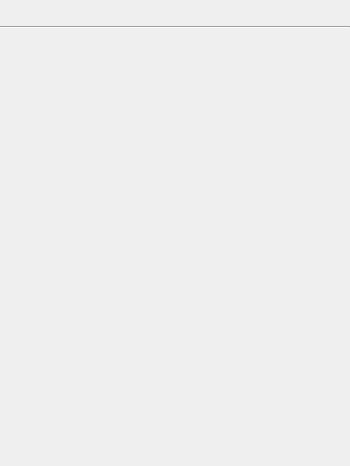
<?xml version="1.0" encoding="UTF-8"?>
<ui version="4.0">
 <class>TimeInspectorWidget</class>
 <widget class="QWidget" name="TimeInspectorWidget">
  <property name="geometry">
   <rect>
    <x>0</x>
    <y>0</y>
    <width>350</width>
    <height>466</height>
   </rect>
  </property>
  <property name="sizePolicy">
   <sizepolicy hsizetype="MinimumExpanding" vsizetype="Preferred">
    <horstretch>0</horstretch>
    <verstretch>0</verstretch>
   </sizepolicy>
  </property>
  <property name="minimumSize">
   <size>
    <width>350</width>
    <height>0</height>
   </size>
  </property>
  <property name="windowTitle">
   <string>Form</string>
  </property>
  <layout class="QVBoxLayout" name="verticalLayout" stretch="0,0,1">
   <property name="margin">
    <number>0</number>
   </property>
   <item>
    <layout class="QHBoxLayout" name="horizontalLayout" stretch="0,0,1">
     <item>
      <widget class="pqVCRToolbar" name="VCR" native="true">
       <property name="minimumSize">
        <size>
         <width>20</width>
         <height>0</height>
        </size>
       </property>
      </widget>
     </item>
     <item>
      <widget class="pqAnimationTimeWidget" name="AnimationTimeWidget" native="true">
       <property name="minimumSize">
        <size>
         <width>20</width>
         <height>0</height>
        </size>
       </property>
      </widget>
     </item>
     <item>
      <spacer name="horizontalSpacer_2">
       <property name="orientation">
        <enum>Qt::Horizontal</enum>
       </property>
       <property name="sizeHint" stdset="0">
        <size>
         <width>0</width>
         <height>20</height>
        </size>
       </property>
      </spacer>
     </item>
    </layout>
   </item>
   <item>
    <widget class="Line" name="line">
     <property name="orientation">
      <enum>Qt::Horizontal</enum>
     </property>
    </widget>
   </item>
   <item>
    <widget class="pqAnimationWidget" name="AnimationWidget" native="true">
     <property name="sizePolicy">
      <sizepolicy hsizetype="MinimumExpanding" vsizetype="Preferred">
       <horstretch>0</horstretch>
       <verstretch>0</verstretch>
      </sizepolicy>
     </property>
    </widget>
   </item>
  </layout>
 </widget>
 <customwidgets>
  <customwidget>
   <class>pqAnimationWidget</class>
   <extends>QWidget</extends>
   <header>pqAnimationWidget.h</header>
   <container>1</container>
  </customwidget>
  <customwidget>
   <class>pqAnimationTimeWidget</class>
   <extends>QWidget</extends>
   <header>pqAnimationTimeWidget.h</header>
   <container>1</container>
  </customwidget>
  <customwidget>
   <class>pqVCRToolbar</class>
   <extends>QWidget</extends>
   <header>pqVCRToolbar.h</header>
   <container>1</container>
  </customwidget>
 </customwidgets>
 <resources>
  <include location="../../../Components/Resources/pqComponents.qrc"/>
 </resources>
 <connections/>
</ui>
